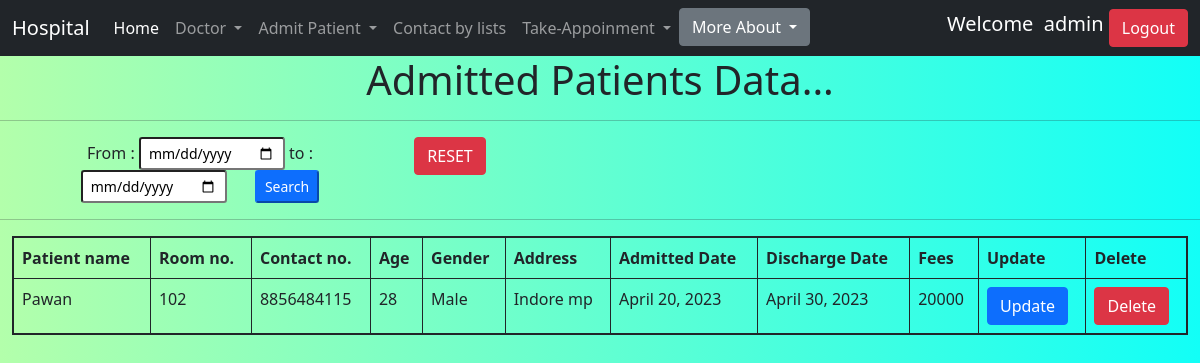
Page /admitdata (signed in) on the committed database.
### management/models.py (models this page shows, shortened)
class Admit(models.Model):
    patient = models.ForeignKey(PatientAppo,on_delete=models.CASCADE)
    room_no = models.CharField(max_length=5)
    contact_no = models.CharField(max_length=10,validators=[RegexValidator("^(\+\d{1,3}[- ]?)?\d{10}$",message="Only numbers allowed"),MinLengthValidator(10,"10-digit allowed")])
    age = models.CharField(max_length=3,validators=[RegexValidator("^\S[0-9]{0,3}$")])
    gender = models.CharField(max_length=20,choices=gen_choice,)
    address = models.TextField()
    admit_date = models.DateField(default=date.today)
    discharge_date = models.DateField(default=date.today)
    deposite_fee = models.IntegerField(default=0)

class PatientAppo(models.Model):
    created_by = models.ForeignKey(User,on_delete=models.CASCADE)
    patient_name = models.CharField(max_length=20)
    patient_mob = models.CharField(max_length=10,validators=[RegexValidator("^(\+\d{1,3}[- ]?)?\d{10}$",message="Only numbers allowed"),MinLengthValidator(10,"10-digit allowed")])
    gender = models.CharField(max_length=20,choices=gen_choice,)
    age = models.CharField(max_length=3,validators=[RegexValidator("^\S[0-9]{0,3}$")])
    doctor = models.ForeignKey(Doctor,on_delete=models.DO_NOTHING,null=True,blank=True)
    address = models.TextField()
    date_appo = models.DateField()
    status = models.CharField(max_length=30,default='pending')
    def __str__(self):
        return self.patient_name

### management/views.py (the view)
# urls.py: path('admitdata',views.showdadmited_data,name='admitdata'),
def showdadmited_data(request):
    if request.user.is_superuser:
        data = Admit.objects.all()
    else:
        data=Admit.objects.filter(created_by = request.user)
    if request.method == 'POST':
        date1 = request.POST['date1']
        date2 = request.POST['date2']
        data = Admit.objects.filter(admit_date__lte=date2,admit_date__gte=date1)
        return render(request,'showadmitted.html',{"data":data})
    else:
        return render(request,'showadmitted.html',{'data':data})

### management/templates/showadmitted.html (shortened to what this page needs)
{% extends 'base.html' %}
{% block body %}
    <div align="center">
        <h1>Admitted Patients Data...<hr></h1>
    </div>
    <div class="text-center">
        <div class="container-fluid">
            <div class="row">
                <div class="col-4">
                    <form action="" method="POST">
                        From : <input type="date" name="date1" class="form-control-sm">
                        to : <input type="date" name="date2" class="form-control-sm">
                        <input type="submit" value="Search" class="btn-sm btn-primary ms-4">
                    </form>
                </div>
                <div class="col-1">
                    <form action="" >
                        <input type="submit" value="RESET" class="btn btn-danger">
                    </form>
                </div>
            </div>
        </div>
    </div>
    <hr>
    <div class="container-fluid">
        <div class="d-flex justify-content-center">
            <table align="center" style="border:2px solid black" class="table table-bordered border-dark">
                <thead>
                    <tr>
                        <th>Patient name</th>
                        <th>Room no.</th>
                        <th>Contact no.</th>
                        <th>Age</th>
                        <th>Gender</th>
                        <th>Address</th>
                        <th>Admitted Date</th>
                        <th>Discharge Date</th>
                        <th>Fees</th>
                        <th>Update</th>
                        <th>Delete</th>
                    </tr>
                </thead>
                <tbody>
                    {% for i in data %}
                        <tr>
                        <td>{{i.patient}}</td>
                        <td>{{i.room_no}}</td>
                        <td>{{i.contact_no}}</td>
                        <td>{{i.age}}</td>
                        <td>{{i.gender}}</td>
                        <td>{{i.address}}</td>
                        <td>{{i.admit_date}}</td>
                        <td>{{i.discharge_date}}</td>
                        <td>{{i.deposite_fee}}</td>
                        <td><a href="{%url 'updadmit' i.id %}" class="btn btn-primary" >Update</a></td>
                        <td><a href="{%url 'deladmit' i.id %}" class="btn btn-danger" onclick="return confirm('Do you really want to delete')">Delete</a></td>
                        </tr>
                    {% endfor %}
                </tbody>
            </table>
        </div>
    </div>
{% endblock body %}

### management/templates/base.html (shortened to what this page needs)
{% load static %}
<!DOCTYPE html>
<html lang="en">
<head>
    <link rel="stylesheet" href="{% static 'CSS/bootstrap.min.css' %}">
  </head>
<body>
    <nav class="navbar navbar-expand-lg navbar-dark bg-dark">
      <div class="container-fluid">
        <a class="navbar-brand " href="#">Hospital</a>
        <div class="collapse navbar-collapse" id="navbarSupportedContent">
          <ul class="navbar-nav me-auto mb-2 mb-lg-0">
            <ul class="navbar-nav">
              <li class="nav-item active">
                <a class="nav-link active" href="{% url 'home' %}">Home</a>
              </li>
              {% if request.session.uname %}
                {% if request.user.is_superuser %}
                <li class="nav-item dropdown">
                  <a class="nav-link dropdown-toggle" href="#" id="navbarDropdown" role="button" data-bs-toggle="dropdown" aria-expanded="false">
                    Doctor
                  </a>
                </li>
                <li class="nav-item dropdown">
                  <a class="nav-link dropdown-toggle" href="#" id="navbarDropdown" role="button" data-bs-toggle="dropdown" aria-expanded="false">
                    Admit Patient
                  </a>
                </li>
                <li class="nav-item">
                  <li><a class="nav-link" href="{% url 'contactlist' %}">Contact by lists</a></li>
                </li>
                {% endif %}
                <li class="nav-item dropdown">
                  <a class="nav-link dropdown-toggle" href="#" id="navbarDropdown" role="button" data-bs-toggle="dropdown" aria-expanded="false">
                    Take-Appoinment
                  </a>
                </li>
              {% endif %}
            </ul>
            <li class="nav-item dropdown">
              <a class="btn btn-secondary dropdown-toggle" href="#" id="navbarDropdown" role="button" data-bs-toggle="dropdown" aria-expanded="false">
                More About
              </a>
            </li>
          </ul>
          {% if request.session.uname %}
            <h5 style="color: white;" class=n"me-5">Welcome &nbsp;{{request.session.uname}}&nbsp;</h5>
            <a href="{% url 'logoutuser' %}" class="btn btn-danger">Logout</a>
            {% else %}
           <a href="{% url 'loginuser' %}" class="btn btn-primary">Login</a>
          {% endif %}
        </div>
      </div>
    </nav>
  {% block body %}{% endblock body %}
</body>
</html>

### management/templates/showadmitted.html (style rules this page uses)
body { background: #B3FFAB; background: -webkit-linear-gradient(to left, #12FFF7, #B3FFAB); background: linear-gradient(to left, #12FFF7, #B3FFAB); }

### rows in the picture
Admit: patient "Pawan", room_no "102", contact_no "8856484115", age "28", gender "Male", address "Indore mp", admit_date "April 20, 2023", discharge_date "April 30, 2023", deposite_fee "20000"

### other values in the picture
{{ request.session.uname }} "admin"
